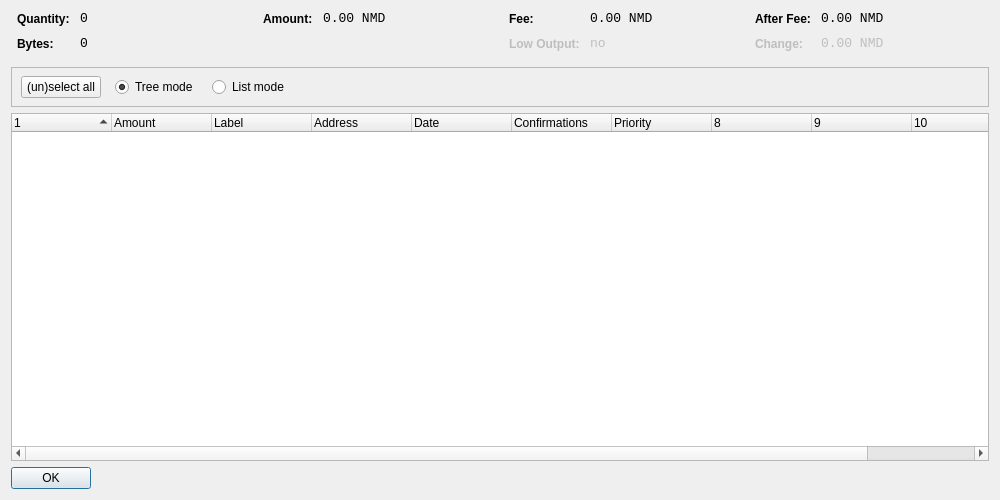
<?xml version="1.0" encoding="UTF-8"?>
<ui version="4.0">
 <class>CoinControlDialog</class>
 <widget class="QDialog" name="CoinControlDialog">
  <property name="geometry">
   <rect>
    <x>0</x>
    <y>0</y>
    <width>1000</width>
    <height>500</height>
   </rect>
  </property>
  <property name="windowTitle">
   <string>Coin Control</string>
  </property>
  <layout class="QVBoxLayout" name="verticalLayout">
   <item>
    <layout class="QHBoxLayout" name="horizontalLayoutTop" stretch="0,0,0,0">
     <property name="topMargin">
      <number>0</number>
     </property>
     <property name="bottomMargin">
      <number>10</number>
     </property>
     <item>
      <layout class="QFormLayout" name="formLayoutCoinControl1">
       <property name="horizontalSpacing">
        <number>10</number>
       </property>
       <property name="verticalSpacing">
        <number>10</number>
       </property>
       <property name="leftMargin">
        <number>6</number>
       </property>
       <property name="rightMargin">
        <number>6</number>
       </property>
       <item row="0" column="0">
        <widget class="QLabel" name="labelCoinControlQuantityText">
         <property name="styleSheet">
          <string notr="true">font-weight:bold;</string>
         </property>
         <property name="text">
          <string>Quantity:</string>
         </property>
        </widget>
       </item>
       <item row="0" column="1">
        <widget class="QLabel" name="labelCoinControlQuantity">
         <property name="font">
          <font>
           <family>Monospace</family>
           <pointsize>10</pointsize>
          </font>
         </property>
         <property name="cursor">
          <cursorShape>IBeamCursor</cursorShape>
         </property>
         <property name="contextMenuPolicy">
          <enum>Qt::ActionsContextMenu</enum>
         </property>
         <property name="text">
          <string notr="true">0</string>
         </property>
         <property name="textInteractionFlags">
          <set>Qt::LinksAccessibleByMouse|Qt::TextSelectableByKeyboard|Qt::TextSelectableByMouse</set>
         </property>
        </widget>
       </item>
       <item row="1" column="0">
        <widget class="QLabel" name="labelCoinControlBytesText">
         <property name="styleSheet">
          <string notr="true">font-weight:bold;</string>
         </property>
         <property name="text">
          <string>Bytes:</string>
         </property>
        </widget>
       </item>
       <item row="1" column="1">
        <widget class="QLabel" name="labelCoinControlBytes">
         <property name="font">
          <font>
           <family>Monospace</family>
           <pointsize>10</pointsize>
          </font>
         </property>
         <property name="cursor">
          <cursorShape>IBeamCursor</cursorShape>
         </property>
         <property name="contextMenuPolicy">
          <enum>Qt::ActionsContextMenu</enum>
         </property>
         <property name="text">
          <string notr="true">0</string>
         </property>
         <property name="textInteractionFlags">
          <set>Qt::LinksAccessibleByMouse|Qt::TextSelectableByKeyboard|Qt::TextSelectableByMouse</set>
         </property>
        </widget>
       </item>
      </layout>
     </item>
     <item>
      <layout class="QFormLayout" name="formLayoutCoinControl2">
       <property name="horizontalSpacing">
        <number>10</number>
       </property>
       <property name="verticalSpacing">
        <number>10</number>
       </property>
       <property name="leftMargin">
        <number>6</number>
       </property>
       <property name="rightMargin">
        <number>6</number>
       </property>
       <item row="0" column="0">
        <widget class="QLabel" name="labelCoinControlAmountText">
         <property name="styleSheet">
          <string notr="true">font-weight:bold;</string>
         </property>
         <property name="text">
          <string>Amount:</string>
         </property>
        </widget>
       </item>
       <item row="0" column="1">
        <widget class="QLabel" name="labelCoinControlAmount">
         <property name="font">
          <font>
           <family>Monospace</family>
           <pointsize>10</pointsize>
          </font>
         </property>
         <property name="cursor">
          <cursorShape>IBeamCursor</cursorShape>
         </property>
         <property name="contextMenuPolicy">
          <enum>Qt::ActionsContextMenu</enum>
         </property>
         <property name="text">
          <string notr="true">0.00 NMD</string>
         </property>
         <property name="textInteractionFlags">
          <set>Qt::LinksAccessibleByMouse|Qt::TextSelectableByKeyboard|Qt::TextSelectableByMouse</set>
         </property>
        </widget>
       </item>
      </layout>
     </item>
     <item>
      <layout class="QFormLayout" name="formLayoutCoinControl3">
       <property name="horizontalSpacing">
        <number>10</number>
       </property>
       <property name="verticalSpacing">
        <number>10</number>
       </property>
       <property name="leftMargin">
        <number>6</number>
       </property>
       <property name="rightMargin">
        <number>6</number>
       </property>
       <item row="0" column="0">
        <widget class="QLabel" name="labelCoinControlFeeText">
         <property name="styleSheet">
          <string notr="true">font-weight:bold;</string>
         </property>
         <property name="text">
          <string>Fee:</string>
         </property>
        </widget>
       </item>
       <item row="0" column="1">
        <widget class="QLabel" name="labelCoinControlFee">
         <property name="font">
          <font>
           <family>Monospace</family>
           <pointsize>10</pointsize>
          </font>
         </property>
         <property name="cursor">
          <cursorShape>IBeamCursor</cursorShape>
         </property>
         <property name="contextMenuPolicy">
          <enum>Qt::ActionsContextMenu</enum>
         </property>
         <property name="text">
          <string notr="true">0.00 NMD</string>
         </property>
         <property name="textInteractionFlags">
          <set>Qt::LinksAccessibleByMouse|Qt::TextSelectableByKeyboard|Qt::TextSelectableByMouse</set>
         </property>
        </widget>
       </item>
       <item row="1" column="0">
        <widget class="QLabel" name="labelCoinControlLowOutputText">
         <property name="enabled">
          <bool>false</bool>
         </property>
         <property name="styleSheet">
          <string notr="true">font-weight:bold;</string>
         </property>
         <property name="text">
          <string>Low Output:</string>
         </property>
        </widget>
       </item>
       <item row="1" column="1">
        <widget class="QLabel" name="labelCoinControlLowOutput">
         <property name="enabled">
          <bool>false</bool>
         </property>
         <property name="font">
          <font>
           <family>Monospace</family>
           <pointsize>10</pointsize>
          </font>
         </property>
         <property name="cursor">
          <cursorShape>IBeamCursor</cursorShape>
         </property>
         <property name="contextMenuPolicy">
          <enum>Qt::ActionsContextMenu</enum>
         </property>
         <property name="text">
          <string notr="true">no</string>
         </property>
         <property name="textInteractionFlags">
          <set>Qt::LinksAccessibleByMouse|Qt::TextSelectableByKeyboard|Qt::TextSelectableByMouse</set>
         </property>
        </widget>
       </item>
      </layout>
     </item>
     <item>
      <layout class="QFormLayout" name="formLayoutCoinControl4">
       <property name="horizontalSpacing">
        <number>10</number>
       </property>
       <property name="verticalSpacing">
        <number>10</number>
       </property>
       <property name="leftMargin">
        <number>6</number>
       </property>
       <property name="rightMargin">
        <number>6</number>
       </property>
       <item row="0" column="0">
        <widget class="QLabel" name="labelCoinControlAfterFeeText">
         <property name="styleSheet">
          <string notr="true">font-weight:bold;</string>
         </property>
         <property name="text">
          <string>After Fee:</string>
         </property>
        </widget>
       </item>
       <item row="0" column="1">
        <widget class="QLabel" name="labelCoinControlAfterFee">
         <property name="font">
          <font>
           <family>Monospace</family>
           <pointsize>10</pointsize>
          </font>
         </property>
         <property name="cursor">
          <cursorShape>IBeamCursor</cursorShape>
         </property>
         <property name="contextMenuPolicy">
          <enum>Qt::ActionsContextMenu</enum>
         </property>
         <property name="text">
          <string notr="true">0.00 NMD</string>
         </property>
         <property name="textInteractionFlags">
          <set>Qt::LinksAccessibleByMouse|Qt::TextSelectableByKeyboard|Qt::TextSelectableByMouse</set>
         </property>
        </widget>
       </item>
       <item row="1" column="0">
        <widget class="QLabel" name="labelCoinControlChangeText">
         <property name="enabled">
          <bool>false</bool>
         </property>
         <property name="styleSheet">
          <string notr="true">font-weight:bold;</string>
         </property>
         <property name="text">
          <string>Change:</string>
         </property>
        </widget>
       </item>
       <item row="1" column="1">
        <widget class="QLabel" name="labelCoinControlChange">
         <property name="enabled">
          <bool>false</bool>
         </property>
         <property name="font">
          <font>
           <family>Monospace</family>
           <pointsize>10</pointsize>
          </font>
         </property>
         <property name="cursor">
          <cursorShape>IBeamCursor</cursorShape>
         </property>
         <property name="contextMenuPolicy">
          <enum>Qt::ActionsContextMenu</enum>
         </property>
         <property name="text">
          <string notr="true">0.00 NMD</string>
         </property>
         <property name="textInteractionFlags">
          <set>Qt::LinksAccessibleByMouse|Qt::TextSelectableByKeyboard|Qt::TextSelectableByMouse</set>
         </property>
        </widget>
       </item>
      </layout>
     </item>
    </layout>
   </item>
   <item>
    <widget class="QFrame" name="frame">
     <property name="minimumSize">
      <size>
       <width>0</width>
       <height>40</height>
      </size>
     </property>
     <property name="frameShape">
      <enum>QFrame::StyledPanel</enum>
     </property>
     <property name="frameShadow">
      <enum>QFrame::Sunken</enum>
     </property>
     <widget class="QWidget" name="horizontalLayoutWidget">
      <property name="geometry">
       <rect>
        <x>10</x>
        <y>0</y>
        <width>781</width>
        <height>41</height>
       </rect>
      </property>
      <layout class="QHBoxLayout" name="horizontalLayoutPanel" stretch="0,0,0,0,0">
       <property name="spacing">
        <number>14</number>
       </property>
       <item>
        <widget class="QPushButton" name="pushButtonSelectAll">
         <property name="sizePolicy">
          <sizepolicy hsizetype="Maximum" vsizetype="Fixed">
           <horstretch>0</horstretch>
           <verstretch>0</verstretch>
          </sizepolicy>
         </property>
         <property name="text">
          <string>(un)select all</string>
         </property>
        </widget>
       </item>
       <item>
        <widget class="QRadioButton" name="radioTreeMode">
         <property name="sizePolicy">
          <sizepolicy hsizetype="Maximum" vsizetype="Fixed">
           <horstretch>0</horstretch>
           <verstretch>0</verstretch>
          </sizepolicy>
         </property>
         <property name="text">
          <string>Tree mode</string>
         </property>
         <property name="checked">
          <bool>true</bool>
         </property>
        </widget>
       </item>
       <item>
        <widget class="QRadioButton" name="radioListMode">
         <property name="sizePolicy">
          <sizepolicy hsizetype="Maximum" vsizetype="Fixed">
           <horstretch>0</horstretch>
           <verstretch>0</verstretch>
          </sizepolicy>
         </property>
         <property name="text">
          <string>List mode</string>
         </property>
        </widget>
       </item>
       <item>
        <spacer name="horizontalSpacer">
         <property name="orientation">
          <enum>Qt::Horizontal</enum>
         </property>
         <property name="sizeHint" stdset="0">
          <size>
           <width>40</width>
           <height>20</height>
          </size>
         </property>
        </spacer>
       </item>
      </layout>
     </widget>
    </widget>
   </item>
   <item>
    <widget class="CoinControlTreeWidget" name="treeWidget">
     <property name="contextMenuPolicy">
      <enum>Qt::CustomContextMenu</enum>
     </property>
     <property name="sortingEnabled">
      <bool>false</bool>
     </property>
     <property name="columnCount">
      <number>11</number>
     </property>
     <attribute name="headerShowSortIndicator" stdset="0">
      <bool>true</bool>
     </attribute>
     <attribute name="headerStretchLastSection">
      <bool>false</bool>
     </attribute>
     <column>
      <property name="text">
       <string/>
      </property>
     </column>
     <column>
      <property name="text">
       <string>Amount</string>
      </property>
     </column>
     <column>
      <property name="text">
       <string>Label</string>
      </property>
     </column>
     <column>
      <property name="text">
       <string>Address</string>
      </property>
     </column>
     <column>
      <property name="text">
       <string>Date</string>
      </property>
     </column>
     <column>
      <property name="text">
       <string>Confirmations</string>
      </property>
      <property name="toolTip">
       <string>Confirmed</string>
      </property>
     </column>
     <column>
      <property name="text">
       <string>Priority</string>
      </property>
     </column>
     <column>
      <property name="text">
       <string/>
      </property>
     </column>
     <column>
      <property name="text">
       <string/>
      </property>
     </column>
     <column>
      <property name="text">
       <string/>
      </property>
     </column>
     <column>
      <property name="text">
       <string/>
      </property>
     </column>
    </widget>
   </item>
   <item>
    <widget class="QDialogButtonBox" name="buttonBox">
     <property name="sizePolicy">
      <sizepolicy hsizetype="Maximum" vsizetype="Fixed">
       <horstretch>0</horstretch>
       <verstretch>0</verstretch>
      </sizepolicy>
     </property>
     <property name="orientation">
      <enum>Qt::Horizontal</enum>
     </property>
     <property name="standardButtons">
      <set>QDialogButtonBox::Ok</set>
     </property>
    </widget>
   </item>
  </layout>
 </widget>
 <customwidgets>
  <customwidget>
   <class>CoinControlTreeWidget</class>
   <extends>QTreeWidget</extends>
   <header>coincontroltreewidget.h</header>
  </customwidget>
 </customwidgets>
 <resources/>
 <connections/>
</ui>
